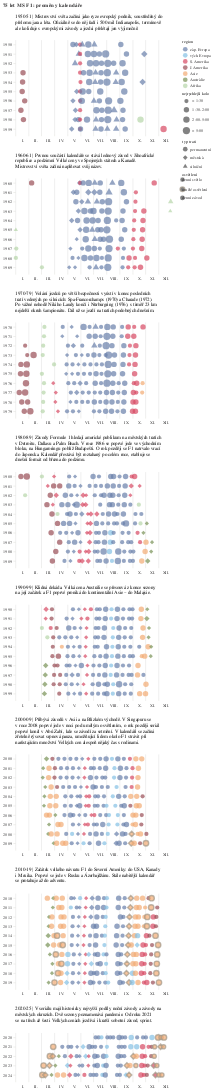

The notebook cell saved with this chart:
### Code cell
gps_vysvetlivky = {
    '195':['1950-51 | Mistrovství světa začíná jako ryze evropský podnik, soustředěný do',
           'přelomu jara a léta. Oficiálně se do něj řadí i 500 mil Indianapolis, termínově', 
           'ale koliduje s evropskými závody a jezdci přelétají jen výjimečně.'],
    '196':['1960-61 | Pevnou součástí kalendáře se stává lednový závod v Jihoafrické',
           'republice a podzimní Velké ceny ve Spojených státech a Kanadě.',
          'Mistrovství světa začíná naplňovat svůj název.'],
    '197':['1970-79 | Volání jezdců po větší bezpečnosti vyústí v konec posledních',
          'tratí vedených po silnicích: Spa-Francorchamps (1970) a Charade (1972).',
          'Po vážné nehodě Nikiho Laudy končí i Nürburgring (1976), s téměř 23 km',
          'nejdelší okruh šampionátu. Dál už se jezdí na tratích podobných dnešním.'],
    '198':['1980-89 | Závody Formule 1 hledají americké publikum na městských tratích',
          'v Detroitu, Dallasu a Palm Beach. V roce 1986 se poprvé jede ve východním',
          'bloku, na Hungaroringu poblíž Budapešti. O rok později se F1 natrvalo vrací',
          'do Japonska. Kalendář přestává být roztahaný po celém roce, etabluje se',
          'dnešní formát od března do podzimu.'],
    '199':["1990-99 | Klidná dekáda. Velká cena Austrálie se přesouvá z konce sezony",
          "na její začátek a F1 poprvé proniká do kontinentální Asie – do Malajsie."],
    '200':['2000-09 | Přibývá závodů v Asii a na Blízkém východě. V Singapuru se',
          'v roce 2008 poprvé jede v noci pod umělým osvětlením, o rok později seriál',
          'poprvé končí v Abú Zabí, kde se závodí za setmění. V kalendáři se začíná',
          'zřetelně rýsovat srpnová pauza, umožňující lidem okolo F1 strávit při',
          'narůstajícím množství Velkých cen alespoň nějaký čas s rodinami.'],
    '201':['2010-19 | Začátek velkého návratu F1 do Severní Ameriky: do USA, Kanady',
          'i Mexika. Poprvé se jede v Rusku a Ázerbajdžánu. Stále nabitější kalendář',
           'se protahuje až do adventu.'],
    '202':['2020-25 | V seriálu mají historicky nejvyšší podíly noční závody a závody na',
          'městských okruzích. Dvě sezony poznamenává pandemie. Od roku 2021',
          'se na třech až šesti Velkých cenách jezdívá i kratší sobotní závod, sprint.']}

legenda = "right"

graf_kalendar = alt.Chart(
    championship_races.with_columns(pl.col("decade").replace_strict(gps_vysvetlivky), allow_object=True).to_pandas(),
    width=330,
    title=alt.Title("75 let MS F1: proměny kalendáře")
).mark_point(filled=True,
             color='#84c0e4'
).encode(
    alt.Y(
        "year:O", axis=alt.Axis(domainOpacity=0, tickColor='#DCDDD6'), title=None
    ),
    alt.X(
        "monthday:Q", axis=alt.Axis(
            domainOpacity=0, tickColor='#DCDDD6',
            labelAlign='center',    # Align labels to the right
            labelOffset=15,        # Add some spacing between tick and label
            labelPadding=5,
            labelExpr="['I.', 'II.', 'III.', 'IV.', 'V.', 'VI.', 'VII.', 'VIII.', 'IX.', 'X.', 'XI.', 'XII.'][parseInt(datum.value) - 1]"
        ), scale=alt.Scale(domainMax=12.9, domainMin=1), title=None
    ),
    alt.Color(
        'region:N', legend=alt.Legend(orient=legenda, direction="vertical"),
        scale=alt.Scale(range=['#687fa9','#84c0e4','#D74862','#994D56','#F2AB74','#789256','#b7d5a9']),
        sort=['záp. Evropa','vých. Evropa','S. Amerika','J. Amerika','Asie','Austrálie','Afrika']
    ),
#    alt.Size('Fastest_lap:Q', legend=alt.Legend(orient=legenda, direction="vertical")),
    alt.Size('nejrychlejší kolo:N', legend=alt.Legend(orient=legenda, direction="vertical"), sort=["< 1:30","1:30-2:00","2:00-5:00","> 5:00"], scale=alt.Scale(rangeMin=80,rangeMax=240)),
    alt.Shape('typ trati:N', scale=alt.Scale(
        range=['circle','diamond','triangle'],
    ), sort=[umele, mestske, silnicni], legend=alt.Legend(orient=legenda, direction="vertical")),
    alt.Stroke('osvětlení:N', 
               scale=alt.Scale(domain=['denní světlo', 'umělé osvětlení'], range=['white', '#a39889']), legend=alt.Legend(orient=legenda, direction="vertical")),
    alt.StrokeWidth('osvětlení:N',
                   scale=alt.Scale(domain=['denní závod', 'umělé osvětlení'], range=[0, 3]), legend=None),
    alt.Row('decade:O', title=None, header=alt.Header(labelAngle=0, labelAlign='left', labelAnchor='start', labelOrient='top', labelFont='Asap'))
).resolve_axis(y='independent',x='independent').resolve_scale(y='independent',color='shared').configure_view(
    stroke='transparent'
)

graf_kalendar

### Figure 1 — Vega-Lite specification as saved in the notebook (floating-point values rounded to 4 significant figures; data arrays with more than 128 entries replaced by an {"elided": "..."} marker saying what was removed)
{"config": {"title": {"font": "Noticia Text", "fontSize": 11.5, "anchor": "start", "lineHeight": 19, "fontWeight": "bolder", "subtitleFont": "Noticia Text", "subtitleFontSize": 10, "subtitleLineHeight": 15, "subtitlePadding": 10, "dy": -10, "color": "#292829", "subtitleColor": "#292829"}, "axis": {"labelFont": "Asap", "titleFont": "Asap", "fontWeight": "lighter", "titleFontWeight": "lighter", "labelFontSize": 9, "titleFontSize": 9, "labelPadding": 2, "titlePadding": 9, "domainOpacity": 0, "tickColor": "#DCDDD6", "labelColor": "#292829"}, "legend": {"labelFont": "Asap", "labelFontWeight": "normal", "titleFont": "Asap", "titleFontWeight": "normal", "labelFontSize": 9, "titleFontSize": 9, "labelColor": "#292829"}, "view": {"stroke": "transparent"}}, "data": {"name": "data-229453a82dc39c67d78cf3fb5c5ff648"}, "mark": {"type": "point", "color": "#84c0e4", "filled": true}, "encoding": {"color": {"field": "region", "legend": {"direction": "vertical", "orient": "right"}, "scale": {"range": ["#687fa9", "#84c0e4", "#D74862", "#994D56", "#F2AB74", "#789256", "#b7d5a9"]}, "sort": ["záp. Evropa", "vých. Evropa", "S. Amerika", "J. Amerika", "Asie", "Austrálie", "Afrika"], "type": "nominal"}, "row": {"field": "decade", "header": {"labelAlign": "left", "labelAnchor": "start", "labelAngle": 0, "labelFont": "Asap", "labelOrient": "top"}, "title": null, "type": "ordinal"}, "shape": {"field": "typ trati", "legend": {"direction": "vertical", "orient": "right"}, "scale": {"range": ["circle", "diamond", "triangle"]}, "sort": ["permanentní", "městská", "silniční"], "type": "nominal"}, "size": {"field": "nejrychlejší kolo", "legend": {"direction": "vertical", "orient": "right"}, "scale": {"rangeMax": 240, "rangeMin": 80}, "sort": ["< 1:30", "1:30-2:00", "2:00-5:00", "> 5:00"], "type": "nominal"}, "stroke": {"field": "osvětlení", "legend": {"direction": "vertical", "orient": "right"}, "scale": {"domain": ["denní světlo", "umělé osvětlení"], "range": ["white", "#a39889"]}, "type": "nominal"}, "strokeWidth": {"field": "osvětlení", "legend": null, "scale": {"domain": ["denní závod", "umělé osvětlení"], "range": [0, 3]}, "type": "nominal"}, "x": {"axis": {"domainOpacity": 0, "labelAlign": "center", "labelExpr": "['I.', 'II.', 'III.', 'IV.', 'V.', 'VI.', 'VII.', 'VIII.', 'IX.', 'X.', 'XI.', 'XII.'][parseInt(datum.value) - 1]", "labelOffset": 15, "labelPadding": 5, "tickColor": "#DCDDD6"}, "field": "monthday", "scale": {"domainMax": 12.9, "domainMin": 1}, "title": null, "type": "quantitative"}, "y": {"axis": {"domainOpacity": 0, "tickColor": "#DCDDD6"}, "field": "year", "title": null, "type": "ordinal"}}, "resolve": {"axis": {"x": "independent", "y": "independent"}, "scale": {"color": "shared", "y": "independent"}}, "title": {"text": "75 let MS F1: proměny kalendáře"}, "width": 330, "$schema": "https://vega.github.io/schema/vega-lite/v5.8.0.json", "datasets": {"data-229453a82dc39c67d78cf3fb5c5ff648": {"elided": "1125 records"}}}
